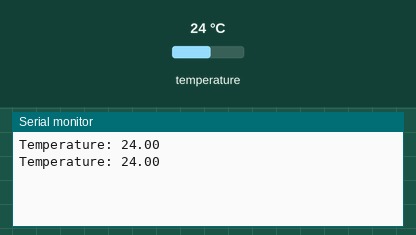
A sketch run on a simulated Arduino Uno, built with avr-gcc and run on an emulated ATmega328P. Shown: the last lines printed to the serial monitor. The test bench sets the inputs (shaded band); at power-on: temperature 24 °C.

Above: at 10.8 s.
10.9 s: temperature set to 12 °C
At 20.7 s:
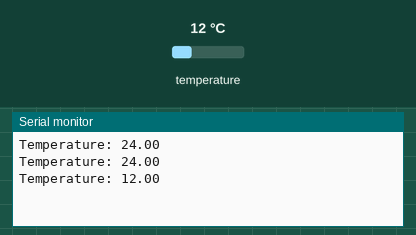
20.9 s: temperature set to 19 °C
At 31.1 s:
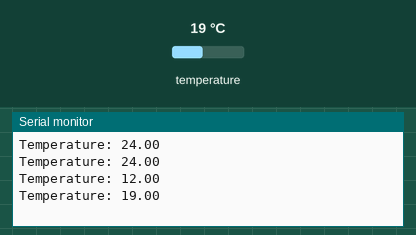
Timing chart, 0 to 32.6 s (numbered marks = the images above; inputs shaded):
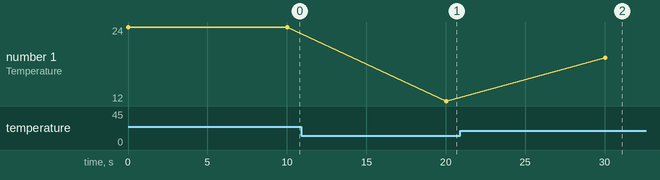

The sketch:

Temperature.ino
```cpp
#include "DHTesp.h"

DHTesp dht;
void setup()
{
  Serial.begin(115200);
  dht.setup(27);
}
void loop()
{
  float temperature = dht.getTemperature();
  Serial.print("Temperature: ");
  Serial.println(temperature);
  delay(10000);
}
```

Measured:
- after the input at 10.9 s, the serial monitor: prints a new line after 9.1 s (image 1)
- after the input at 20.9 s, the serial monitor: prints a new line after 9.1 s (image 2)
- plotted number 1: 24 → 12 after the input at 10.9 s, 12 → 19 after the input at 20.9 s
